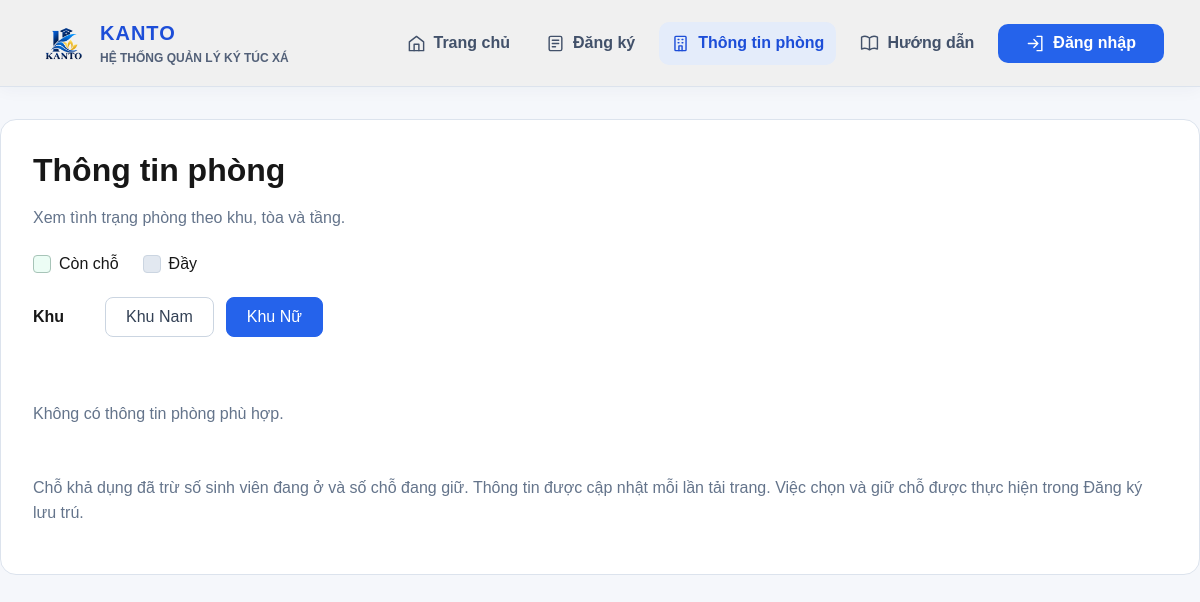
/index.php?action=rooms&GioiTinhPhong=Nữ, run on an earlier commit of the app's database.
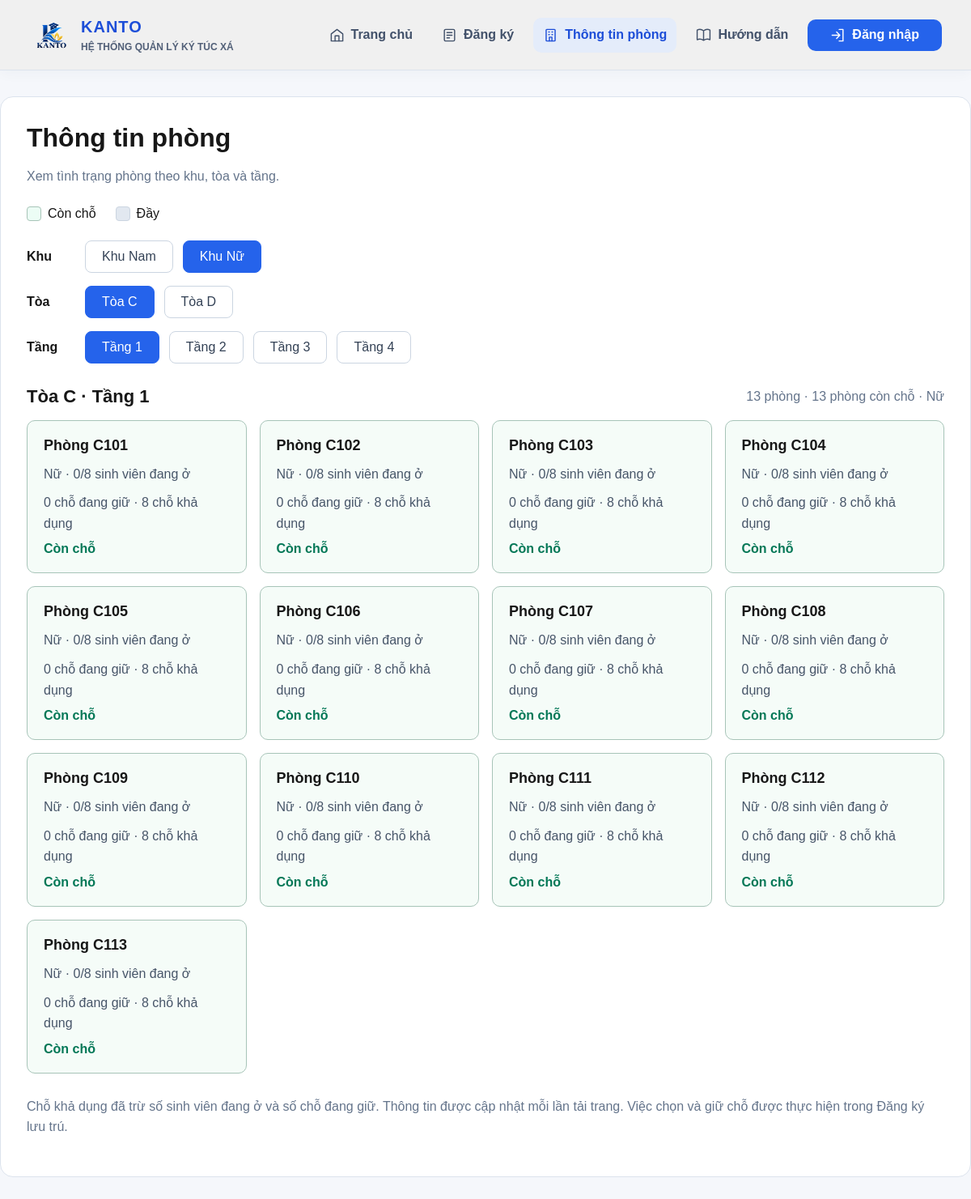
And on a later commit of the database.
### tables this page shows
CREATE TABLE IF NOT EXISTS `toanha` (
  `MaToa` varchar(10) NOT NULL,
  `TenToa` varchar(100) NOT NULL,
  PRIMARY KEY (`MaToa`),
  UNIQUE KEY `uq_toanha_ten` (`TenToa`)
);

CREATE TABLE IF NOT EXISTS `phong` (
  `MaPhong` varchar(10) NOT NULL,
  `MaToa` varchar(10) NOT NULL,
  `SoPhong` varchar(20) NOT NULL,
  `Tang` tinyint UNSIGNED NOT NULL,
  `GioiTinhPhong` enum('Nam','Nữ') NOT NULL,
  `SucChua` int NOT NULL,
  PRIMARY KEY (`MaPhong`),
  UNIQUE KEY `uq_phong_toa_sophong` (`MaToa`,`SoPhong`),
  KEY `idx_phong_matoa` (`MaToa`),
  KEY `idx_phong_toa_tang` (`MaToa`,`Tang`)
);

### controllers/RoomController.php (called while the page is built, shortened)
<?php
require_once __DIR__ . '/../config/app.php';
require_once __DIR__ . '/../models/Room.php';
class RoomController
{
    public function show(): void
    {
        $gender = 'Nam';
        $buildingId = $floor = null;
        $buildings = $floors = $rooms = [];
        $selectedBuilding = null;
        $message = '';
        if (!$message) {
            $gender = $_GET['GioiTinhPhong'] ?? 'Nam';
            $buildingId = $_GET['MaToa'] ?? null;
            $floorInput = $_GET['Tang'] ?? null;
            if (!in_array($gender, ['Nam', 'Nữ'], true)
                || ($buildingId !== null && ($buildingId === '' || mb_strlen($buildingId) > 10))
                || ($floorInput !== null && (!preg_match('/^[1-9][0-9]{0,2}$/D', $floorInput) || (int) $floorInput > 255))) {
                $message = 'Bộ lọc phòng không hợp lệ. Vui lòng chọn lại khu, tòa và tầng.';
            } else {
                $floor = $floorInput === null ? null : (int) $floorInput;
            }
        }
        if ($message) {
            http_response_code(400);
        } else {
            try {
                $model = new Room($this->db);
                $buildings = $model->buildings($gender);
                $buildingId ??= $buildings[0]['MaToa'] ?? null;
                foreach ($buildings as $building) {
                    if ($building['MaToa'] === $buildingId) {
                        $selectedBuilding = $building;
                    }
                }
                if ($buildingId !== null && !$selectedBuilding) {
                    $message = 'Tòa đã chọn không thuộc khu này hoặc không có phòng.';
                    http_response_code(400);
                } elseif ($selectedBuilding) {
                    $floors = $model->floors($gender, $buildingId);
                    $floor ??= $floors[0] ?? null;
                    if (!in_array($floor, $floors, true)) {
                        $message = 'Tầng đã chọn không có trong tòa này.';
                        http_response_code(400);
                    } else {
                        $rooms = $model->rooms($gender, $buildingId, $floor);
                    }
                } elseif ($floor !== null) {
                    $message = 'Không có tòa và tầng phù hợp với bộ lọc.';
                    http_response_code(400);
                }
            } catch (PDOException $error) {
                http_response_code(500);
                $message = 'Chưa thể tải thông tin phòng. Vui lòng thử lại sau.';
                $rooms = [];
            }
        }
        require __DIR__ . '/../views/rooms/information.php';
    }
}

### config/app.php (called while the page is built, shortened)
<?php
function appUrl(string $path = ''): string
{
    $base = getenv('APP_BASE_PATH');
    $base = $base === false ? '/Kanto-KTX' : $base;
    return '/' . trim(trim($base, '/') . '/' . ltrim($path, '/'), '/');
}

### models/Room.php (called while the page is built, shortened)
<?php
class Room
{
    public function buildings(string $gender): array
    {
        $stmt = $this->db->prepare('SELECT DISTINCT t.MaToa, t.TenToa
            FROM toanha t JOIN phong p ON p.MaToa = t.MaToa
            WHERE p.GioiTinhPhong = ? ORDER BY t.TenToa, t.MaToa');
        $stmt->execute([$gender]);
        return $stmt->fetchAll();
    }
    public function floors(string $gender, string $building): array
    {
        $stmt = $this->db->prepare('SELECT DISTINCT Tang FROM phong
            WHERE GioiTinhPhong = ? AND MaToa = ? ORDER BY Tang');
        $stmt->execute([$gender, $building]);
        return array_map('intval', $stmt->fetchAll(PDO::FETCH_COLUMN));
    }
    public function rooms(string $gender, ?string $building = null, ?int $floor = null, bool $availableOnly = false): array
    {
        return $this->queryRooms($gender, $building, $floor, $availableOnly);
    }
    private function queryRooms(?string $gender = null, ?string $building = null, ?int $floor = null, bool $availableOnly = false, ?string $roomId = null): array
    {
        $roomConstraint = $roomId === null ? '' : ' AND MaPhong = ?';
        $sql = "SELECT p.*, t.TenToa,
            COALESCE(h.DangO, 0) AS DangO, COALESCE(d.DangGiu, 0) AS DangGiu,
            p.SucChua - COALESCE(h.DangO, 0) - COALESCE(d.DangGiu, 0) AS ConCho
            FROM phong p JOIN toanha t ON t.MaToa = p.MaToa
            LEFT JOIN (SELECT MaPhong, COUNT(*) AS DangO FROM hopdong
                WHERE TrangThai = 'Còn hạn' $roomConstraint GROUP BY MaPhong) h ON h.MaPhong = p.MaPhong
            LEFT JOIN (SELECT MaPhong, COUNT(*) AS DangGiu FROM dondangky
                WHERE (TrangThai = 'Chờ duyệt' OR (TrangThai = 'Đã duyệt' AND MaHopDong IS NULL)) $roomConstraint
                GROUP BY MaPhong) d ON d.MaPhong = p.MaPhong
            WHERE 1=1";
        $params = $roomId === null ? [] : [$roomId, $roomId];
        if ($gender !== null) {
            $sql .= ' AND p.GioiTinhPhong = ?';
            $params[] = $gender;
        }
        if ($building !== null) {
            $sql .= ' AND p.MaToa = ?';
            $params[] = $building;
        }
        if ($floor !== null) {
            $sql .= ' AND p.Tang = ?';
            $params[] = $floor;
        }
        $stmt = $this->db->prepare($sql . ' ORDER BY t.TenToa, p.Tang, p.SoPhong, p.MaPhong');
        $stmt->execute($params);
        return $stmt->fetchAll();
    }
}

### views/rooms/information.php (the view, shortened to what the changed rows need)
<?php
$escape = fn($value) => htmlspecialchars((string) $value, ENT_QUOTES, 'UTF-8');
$filterUrl = fn(array $filters) => appUrl('index.php?' . http_build_query(['action' => 'rooms'] + $filters));
$available = count(array_filter($rooms, fn($room) => (int) $room['ConCho'] > 0));
?>
<!DOCTYPE html>
<html lang="vi">
<head>
    <link rel="stylesheet" href="<?= $escape(appUrl('assets/css/style.css')) ?>">
    <link rel="stylesheet" href="<?= $escape(appUrl('assets/css/room-information.css')) ?>">
</head>
<body class="home-page room-information-page">
<main class="room-information-shell">
    <h1>Thông tin phòng</h1>
    <p class="room-introduction">Xem tình trạng phòng theo khu, tòa và tầng.</p>
    <div class="room-legend" aria-label="Chú thích trạng thái phòng">
        <span><i aria-hidden="true"></i>Còn chỗ</span>
        <span><i class="full" aria-hidden="true"></i>Đầy</span>
    </div>
    <nav class="room-information-filters" aria-label="Bộ lọc phòng">
        <div class="room-filter-row">
            <strong>Khu</strong>
            <?php foreach (['Nam', 'Nữ'] as $option): ?>
                <a href="<?= $escape($filterUrl(['GioiTinhPhong' => $option])) ?>"<?= $gender === $option ? ' aria-current="true"' : '' ?>>Khu <?= $option ?></a>
            <?php endforeach; ?>
        </div>
        <?php if ($buildings): ?>
        <div class="room-filter-row">
            <strong>Tòa</strong>
            <?php foreach ($buildings as $building): ?>
                <a href="<?= $escape($filterUrl(['GioiTinhPhong' => $gender, 'MaToa' => $building['MaToa']])) ?>"<?= $buildingId === $building['MaToa'] ? ' aria-current="true"' : '' ?>><?= $escape($building['TenToa']) ?></a>
            <?php endforeach; ?>
        </div>
        <?php endif; ?>
        <?php if ($floors): ?>
        <div class="room-filter-row">
            <strong>Tầng</strong>
            <?php foreach ($floors as $option): ?>
                <a href="<?= $escape($filterUrl(['GioiTinhPhong' => $gender, 'MaToa' => $buildingId, 'Tang' => $option])) ?>"<?= $floor === $option ? ' aria-current="true"' : '' ?>>Tầng <?= $option ?></a>
            <?php endforeach; ?>
        </div>
        <?php endif; ?>
    </nav>
    <?php if ($message): ?>
        <div class="room-information-error" role="alert">
            <p><?= $escape($message) ?></p>
            <a href="<?= $escape(appUrl('index.php?action=rooms')) ?>">Chọn lại bộ lọc</a>
        </div>
    <?php else: ?>
        <?php if ($selectedBuilding): ?>
        <div class="room-results-heading">
            <h2><?= $escape($selectedBuilding['TenToa']) ?> · Tầng <?= $floor ?></h2>
            <p><?= count($rooms) ?> phòng · <?= $available ?> phòng còn chỗ · <?= $escape($gender) ?></p>
        </div>
        <?php endif; ?>
        <div class="room-information-grid">
            <?php foreach ($rooms as $room): ?>
                <?php $isFull = (int) $room['ConCho'] <= 0; ?>
                <article class="room-information-card<?= $isFull ? ' full' : '' ?>">
                    <h3>Phòng <?= $escape($room['SoPhong']) ?></h3>
                    <p><?= $escape($room['GioiTinhPhong']) ?> · <?= (int) $room['DangO'] ?>/<?= (int) $room['SucChua'] ?> sinh viên đang ở</p>
                    <p><?= (int) $room['DangGiu'] ?> chỗ đang giữ · <?= max(0, (int) $room['ConCho']) ?> chỗ khả dụng</p>
                    <strong class="room-status"><?= $isFull ? 'Đầy' : 'Còn chỗ' ?></strong>
                </article>
            <?php endforeach; ?>
        </div>
        <?php if (!$rooms): ?><p class="room-empty" role="status">Không có thông tin phòng phù hợp.</p><?php endif; ?>
    <?php endif; ?>
    <p class="room-information-note">Chỗ khả dụng đã trừ số sinh viên đang ở và số chỗ đang giữ. Thông tin được cập nhật mỗi lần tải trang. Việc chọn và giữ chỗ được thực hiện trong Đăng ký lưu trú.</p>
</main>
</body>
</html>

What changed in the data, as far as the page shows it:
added toanha: TenToa "Tòa C"
added toanha: TenToa "Tòa D"
added phong: SoPhong "C101", GioiTinhPhong "Nữ", DangO "0", SucChua "8", DangGiu "0", max(0, (int) $room['ConCho']) "8"
added phong: SoPhong "C102", GioiTinhPhong "Nữ", DangO "0", SucChua "8", DangGiu "0", max(0, (int) $room['ConCho']) "8"
added phong: SoPhong "C103", GioiTinhPhong "Nữ", DangO "0", SucChua "8", DangGiu "0", max(0, (int) $room['ConCho']) "8"
added phong: SoPhong "C104", GioiTinhPhong "Nữ", DangO "0", SucChua "8", DangGiu "0", max(0, (int) $room['ConCho']) "8"
added phong: SoPhong "C105", GioiTinhPhong "Nữ", DangO "0", SucChua "8", DangGiu "0", max(0, (int) $room['ConCho']) "8"
added phong: SoPhong "C106", GioiTinhPhong "Nữ", DangO "0", SucChua "8", DangGiu "0", max(0, (int) $room['ConCho']) "8"
added phong: SoPhong "C107", GioiTinhPhong "Nữ", DangO "0", SucChua "8", DangGiu "0", max(0, (int) $room['ConCho']) "8"
added phong: SoPhong "C108", GioiTinhPhong "Nữ", DangO "0", SucChua "8", DangGiu "0", max(0, (int) $room['ConCho']) "8"
added phong: SoPhong "C109", GioiTinhPhong "Nữ", DangO "0", SucChua "8", DangGiu "0", max(0, (int) $room['ConCho']) "8"
added phong: SoPhong "C110", GioiTinhPhong "Nữ", DangO "0", SucChua "8", DangGiu "0", max(0, (int) $room['ConCho']) "8"
added phong: SoPhong "C111", GioiTinhPhong "Nữ", DangO "0", SucChua "8", DangGiu "0", max(0, (int) $room['ConCho']) "8"
added phong: SoPhong "C112", GioiTinhPhong "Nữ", DangO "0", SucChua "8", DangGiu "0", max(0, (int) $room['ConCho']) "8"
added phong: SoPhong "C113", GioiTinhPhong "Nữ", DangO "0", SucChua "8", DangGiu "0", max(0, (int) $room['ConCho']) "8"
Also different on the page:
$floor: (not shown) → "1"
count($rooms): (not shown) → "13"
$available: (not shown) → "13"
$escape($gender): (not shown) → "Nữ"
text no longer shown: "Không có thông tin phòng phù hợp."
text now shown: "Tòa Tầng · Tầng phòng · phòng còn chỗ ·"
new list line: "Tầng 1"
new list line: "Tầng 2"
new list line: "Tầng 3"
new list line: "Tầng 4"
